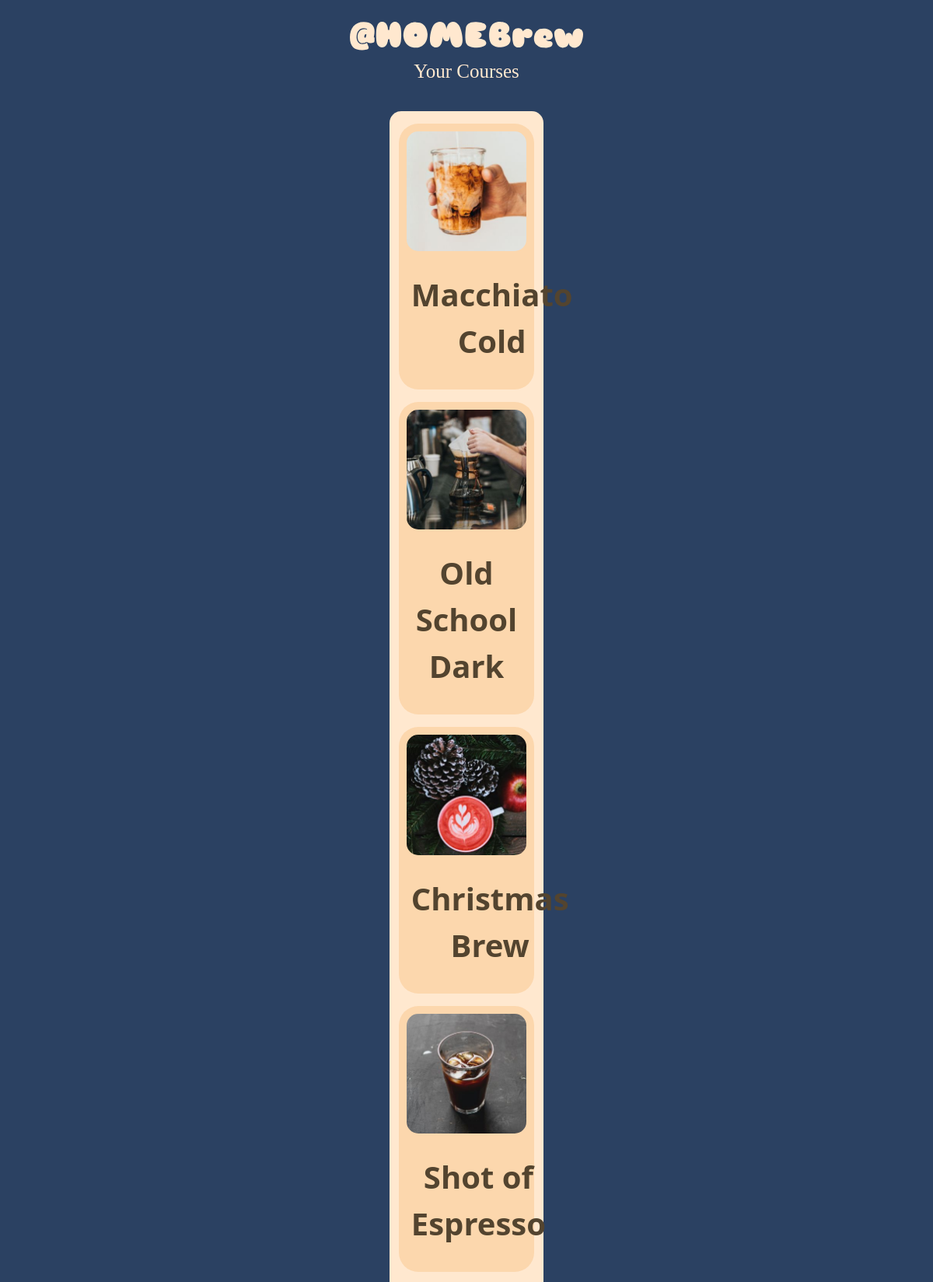
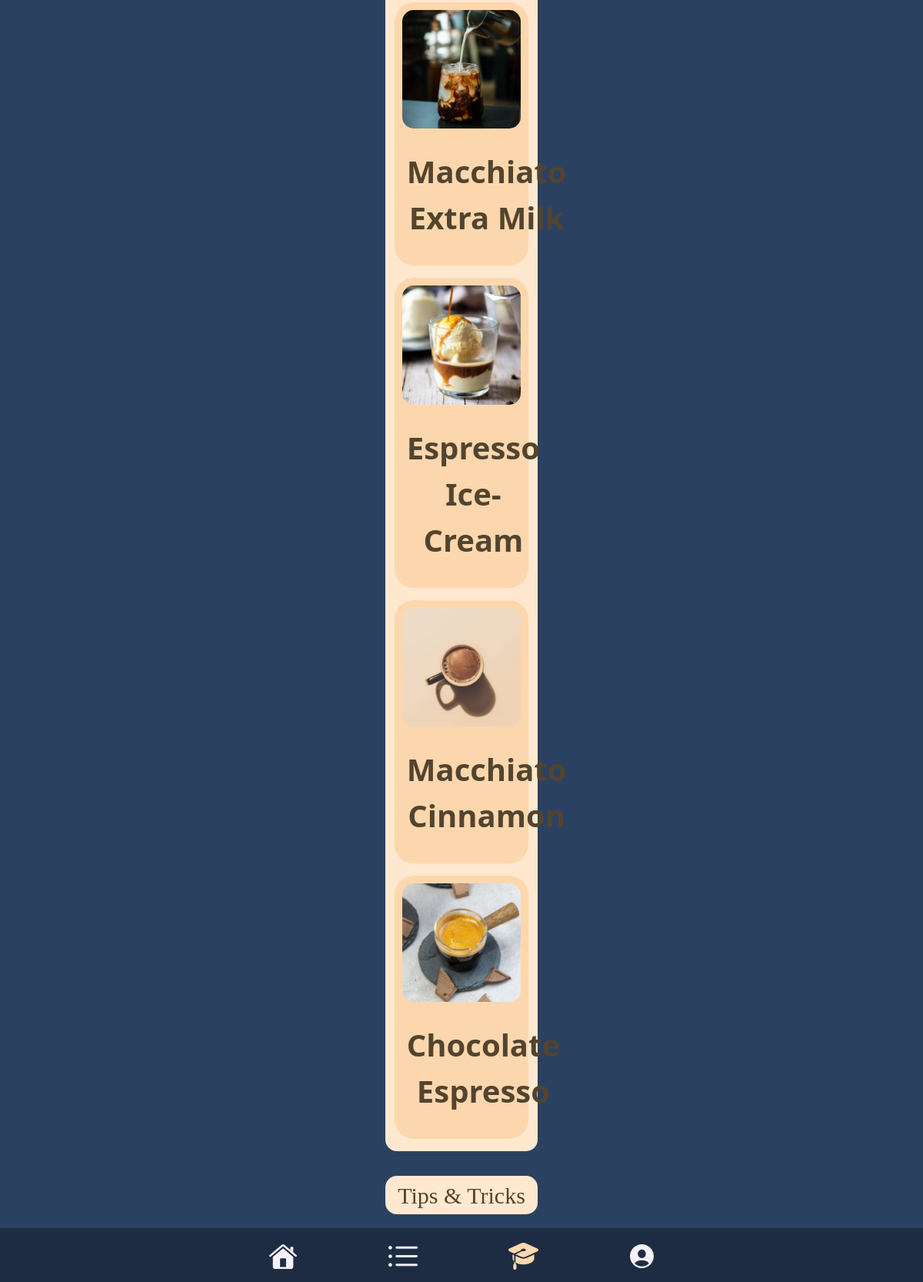
Page /athomebrew/you_courses/ on the committed database (2 pictures, top to bottom).
### athomebrew/models.py (models this page shows)
class Courses(models.Model):
    title = models.CharField(max_length=50)
    content = models.TextField(null=True, blank=True)
    image = models.ImageField(upload_to="cover-image/", null=True, blank=True)
    author = models.ForeignKey(User, on_delete=models.CASCADE, null=True, blank=True)
    rating = models.IntegerField()
    brew_choice = (
        ("Cold Brew", "Cold Brew"),
        ("Vacuum Pot", "Vacuum Pot"),
        ("Moka Pot", "Moka Pot"),
        ("French Press", "French Press"),
        ("Espresso Machine", "Espresso Machine"),
        ("Drip Brew", "Drip Brew")
    )
    brew = models.CharField(max_length=30, choices=brew_choice)
    roast_choice = (
        ("Light Roast", "Light Roast"),
        ("Medium Roast", "Medium Roast"),
        ("Medium-Dark Roast", "Medium-Dark Roast"),
        ("Dark Roast", "Dark Roast")
    )
    roast = models.CharField(max_length=30, choices=roast_choice)
    temp_choice = (
        ("Hot", "Hot"),
        ("Cold", "Cold")
    )
    temp = models.CharField(max_length=30, choices=temp_choice)
    extras_choice = (
        ("Sugar", "Sugar"),
        ("Chocolate", "Chocolate"),
        ("Icecream", "Icecream"),
        ("Milk", "Milk"),
        ("Sparkling Water", "Sparkling Water"),
        ("Spices", "Spices")
    )
    extras = models.CharField(max_length=30, choices=extras_choice)

### athomebrew/views.py (the view)
# urls.py: path("you_courses/", views.you_coursePage, name="you_courses"),
def you_coursePage(request):
    queryset = Courses.objects.all()
    context = {"courses": queryset, "form": CourseForm}
    return render(request, "you_courses.html", context=context)

### templates/you_courses.html (shortened to what this page needs)
{% extends 'h.html' %}
{% load crispy_forms_tags %}
{% load static %}
{% block content %}
<head>
</head>
<body>
        <p style="text-align:center; font-family:'Comic Sans MS'; color:#FFE8CF; font-size: 25px;">Your Courses</p>
         <div class="py-3 col-12 col-lg-5 container-fluid text-center" style="text-align: center;">
            <div class=" py-3 col-11 col-lg-5 container-fluid gap-3 text-center" style="background-color:#FFE8CF; border-radius: 15px; display: grid;text-align: center;">
                {% for course in courses %}
                    <a href="/athomebrew/display/{{ course.id }}" class="card text-center" style=" text-decoration: none;background-color: #FCD7AD;border-radius: 25px;text-align: center; border: none">
                            <img src="{{ MEDIA_URL }}{{ course.image.url }}" class="card-img text-center" alt="..." style="border-radius: 25px; margin-left: auto; margin-right: auto; padding: 10px; display: block; margin-top: auto;">
                        <div class="card-body" style="text-align: center; margin-left: auto; margin-right: auto; ">
                            <p class="text-center" style="color: #53442F; font-size: 40px; font-weight: bolder; text-align: center; margin-left: auto; margin-right: auto;">{{ course.title}}</p>
                        </div>
                    </a>
                {% endfor %}
            </div>
        </div>
        <div class="py-3 col-12 col-lg-5 container-fluid" style="text-align: center">
            <a href="/athomebrew/tt/">
            <button class="col-11 col-lg-5 container-fluid align-content-center" style="background-color:#FFE8CF; border-radius: 15px; height: 50px; font-size: 30px; color: #53442F; font-family:'Comic Sans MS'; text-align: center; border: none">
                Tips & Tricks
            </button>
            </a>
        </div>
        <br>
        <br>
        <br>
        <div class="navbar col-12 fixed-bottom" style="background-color: #1D2C43; height: 70px">
            <div class="navbar fixed-bottom container-fluid py-3 col-10 col-lg-5">
                <a href="/athomebrew/home" style="--bs-btn-padding-y: .90rem; --bs-btn-padding-x: .10rem;" role="button">
                    <img src="{% static 'athomebrew/images/home_empty.svg' %}" alt="home">
                </a>
                <a href="/athomebrew/courses" style="--bs-btn-padding-y: .90rem; --bs-btn-padding-x: .10rem;" role="button">
                    <img src="{% static 'athomebrew/images/courses_empty.svg' %}" alt="home">
                </a>
                <a href="/athomebrew/you_courses" style="--bs-btn-padding-y: .90rem; --bs-btn-padding-x: .10rem;" role="button">
                    <img src="{% static 'athomebrew/images/you_course_filled.svg' %}" alt="home">
                </a>
                <a href="/athomebrew/user" style="--bs-btn-padding-y: .90rem; --bs-btn-padding-x: .10rem;" role="button">
                    <img src="{% static 'athomebrew/images/user_empty.svg' %}" alt="home">
                </a>
            </div>
        </div>
</body>
</html>
{% endblock %}

### templates/h.html (style rules this page uses)
body { background-color: #2B4162 }

### templates/you_courses.html (style rules this page uses)
body { background-color: #2B4162 }

### rows in the picture
Courses: image (picture), title "Macchiato Cold"
Courses: image (picture), title "Old School Dark"
Courses: image (picture), title "Christmas Brew"
Courses: image (picture), title "Shot of Espresso"
Courses: image (picture), title "Macchiato Extra Milk"
Courses: image (picture), title "Espresso Ice-Cream"
Courses: image (picture), title "Macchiato Cinnamon"
Courses: image (picture), title "Chocolate Espresso"
